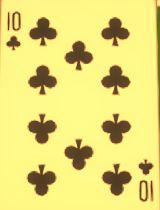
#> input picture templates/10_of_clubs.png, 160 x 210 px; its folder holds only this picture in this run
$ python -i card_reader.py   (imports and definitions only)
#> lines starting #> are read from the running program, lines starting #| are printed output that depends on the picture
import cv2
import numpy as np
import pyautogui
import os

TEMPLATE_DIR = 'templates/'
THRESHOLD = 0.8

def take_card_screenshot(region):
    screenshot = pyautogui.screenshot(region=region)
    screenshot.save('current_card.png')
    return 'current_card.png'

def recognize_card(image_path):
#> called with image_path = 'templates/10_of_clubs.png'
    card_img = cv2.imread(image_path)
#> card_img is the input picture: shape (210, 160, 3); mean B, G, R 119.9, 218.7, 230.5
    card_img_gray = cv2.cvtColor(card_img, cv2.COLOR_BGR2GRAY)
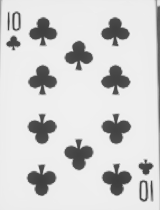
#> card_img_gray: shape (210, 160); min 62, max 242, mean 211

    best_match = None
    highest_val = 0

    for filename in os.listdir(TEMPLATE_DIR):
        template = cv2.imread(os.path.join(TEMPLATE_DIR, filename), 0)
#> template: shape (210, 160); min 61, max 242, mean 210.5
        result = cv2.matchTemplate(card_img_gray, template, cv2.TM_CCOEFF_NORMED)
#> result = [1]
        min_val, max_val, min_loc, max_loc = cv2.minMaxLoc(result)
#> min_val = 1; max_val = 1; min_loc = (0, 0); max_loc = (0, 0)

        if max_val > highest_val:
            highest_val = max_val
#> highest_val = 1
            best_match = filename

    if highest_val >= THRESHOLD and best_match:
        value, _, suit = best_match.replace('.png', '').split('_')
        return value, suit
    else:
        return None, None

>>> result = recognize_card('templates/10_of_clubs.png')

$ run again, on templates/2_of_clubs.png
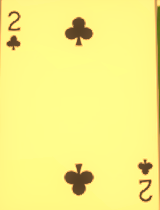
#> input picture templates/2_of_clubs.png, 160 x 210 px
#> in recognize_card, card_img is the input picture: shape (210, 160, 3); mean B, G, R 132.4, 240.9, 247.5
#> in recognize_card, `card_img_gray = cv2.cvtColor(card_img, cv2.COLOR_BGR2GRAY)`:
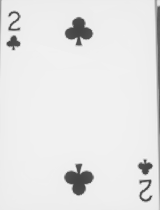
#> card_img_gray: shape (210, 160); min 68, max 243, mean 230.5
#> result = [1]
#> min_val = 1; min_loc = (0, 0)
#> highest_val = 1

$ run again, on templates/4_of_clubs.png
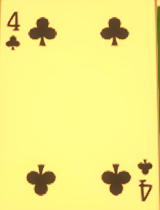
#> input picture templates/4_of_clubs.png, 160 x 210 px
#> in recognize_card, card_img is the input picture: shape (210, 160, 3); mean B, G, R 129.3, 235.3, 243
#> in recognize_card, `card_img_gray = cv2.cvtColor(card_img, cv2.COLOR_BGR2GRAY)`:
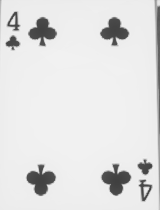
#> card_img_gray: shape (210, 160); min 64, max 242, mean 225.6
#> result = [1]
#> min_val = 1; min_loc = (0, 0)
#> highest_val = 1
